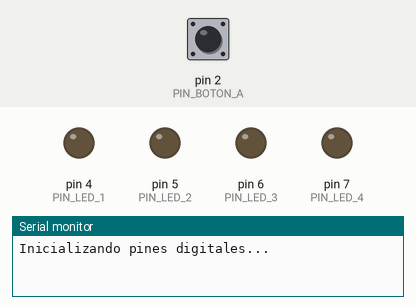
This sketch was run on a simulated Arduino Uno, built with avr-gcc and run on an emulated ATmega328P. On the bench: output pins drawn as LEDs (lit = HIGH), the last lines printed to the serial monitor. Dashed ring = blinking. The test bench sets the inputs (shaded band); at power-on: pin 2 (PIN_BOTON_A) HIGH. Random numbers use the default seed unless the sketch sets one.

Above: at 1.2 s.
1.3 s: pin 2 (PIN_BOTON_A) pulled LOW for 0.15 s
At 1.55 s:
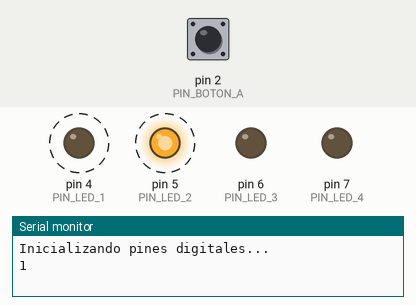
4.3 s: pin 2 (PIN_BOTON_A) pulled LOW for 1 s
At 6.8 s:
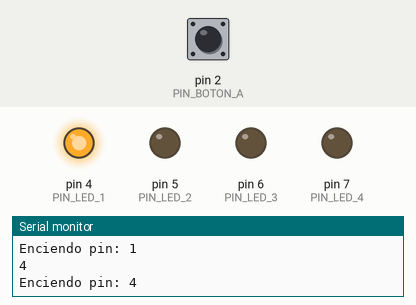
7.3 s: pin 2 (PIN_BOTON_A) pulled LOW for 3.2 s
At 7.75 s:
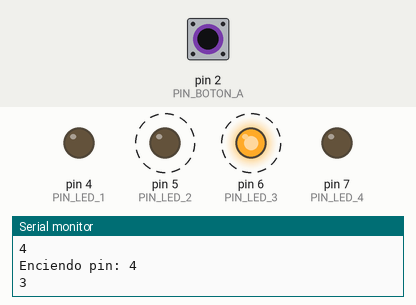
Timing chart, 0 to 10.3 s (numbered marks = the images above; inputs shaded):
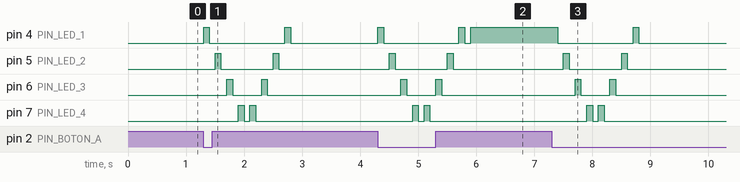

The sketch:

Ejercicio10-Enrique.ino
```cpp
#define PIN_BOTON_A 2
#define PIN_LED_1 4
#define PIN_LED_2 5 //PWM
#define PIN_LED_3 6 //PWM
#define PIN_LED_4 7

void setup() {
  //Inicializo puerto serie
  Serial.begin(9600);

  //Inicializo Pines
  Serial.println(F("Inicializando pines digitales..."));
  pinMode(PIN_BOTON_A, INPUT_PULLUP);
  pinMode(PIN_LED_1, OUTPUT);
  pinMode(PIN_LED_2, OUTPUT);
  pinMode(PIN_LED_3, OUTPUT);
  pinMode(PIN_LED_4, OUTPUT);

  randomSeed(analogRead(A5)); //genero una nueva semilla de un pin analógico al aire

}

void loop() {
  if (detectaFlanco(PIN_BOTON_A) == -1) {

    byte randNumber = random(1, 5);
    Serial.println(randNumber);
    iluminaLed(randNumber);
  }
  delay(50); //evitar rebotes
}

int detectaFlanco(int pin) {
  //Devuelve 1 flanco ascendente, -1 flanco descendente y 0 si no hay nada
  static boolean anterior_estado = digitalRead(pin);
  boolean estado = digitalRead(pin);

  if (anterior_estado != estado) {
    if (estado == HIGH) {
      anterior_estado = estado;
      return 1;
    }
    else {
      anterior_estado = estado;
      return -1;
    }
  }
  else {
    anterior_estado = estado;
    return 0;
  }
}

void iluminaLed(int pin_led) {
  for (int i = PIN_LED_1; i <= PIN_LED_4; i++) {
    digitalWrite(i, HIGH);
    delay(100);
    digitalWrite(i, LOW);
    delay(100);
  }
  for (int i = PIN_LED_4; i >= PIN_LED_1; i--) {
    digitalWrite(i, HIGH);
    delay(100);
    digitalWrite(i, LOW);
    delay(100);
  }
  digitalWrite(pin_led, HIGH);
  Serial.println("Enciendo pin: " + (String)pin_led);
}
```

Measured:
- after the input at 1.3 s, pin 4 (PIN_LED_1): alternates HIGH for 0.10 s and LOW for 1.3 s, starting at once; pin 5 (PIN_LED_2): alternates HIGH for 0.10 s and LOW for 0.90 s, 4 changes in all, then stays LOW, starting after 0.20 s
- after the input at 4.3 s, pin 4 (PIN_LED_1): goes HIGH 0.10 s, LOW 1.3 s, HIGH 0.10 s, LOW 0.10 s, then HIGH, starting at once; pin 5 (PIN_LED_2): alternates HIGH for 0.10 s and LOW for 0.90 s, 4 changes in all, then stays LOW, starting after 0.20 s
- after the input at 7.3 s, pin 4 (PIN_LED_1): HIGH → LOW after 0.10 s, → HIGH 1.3 s later, → LOW 0.10 s later; pin 5 (PIN_LED_2): alternates HIGH for 0.10 s and LOW for 0.90 s, 4 changes in all, then stays LOW, starting after 0.20 s
